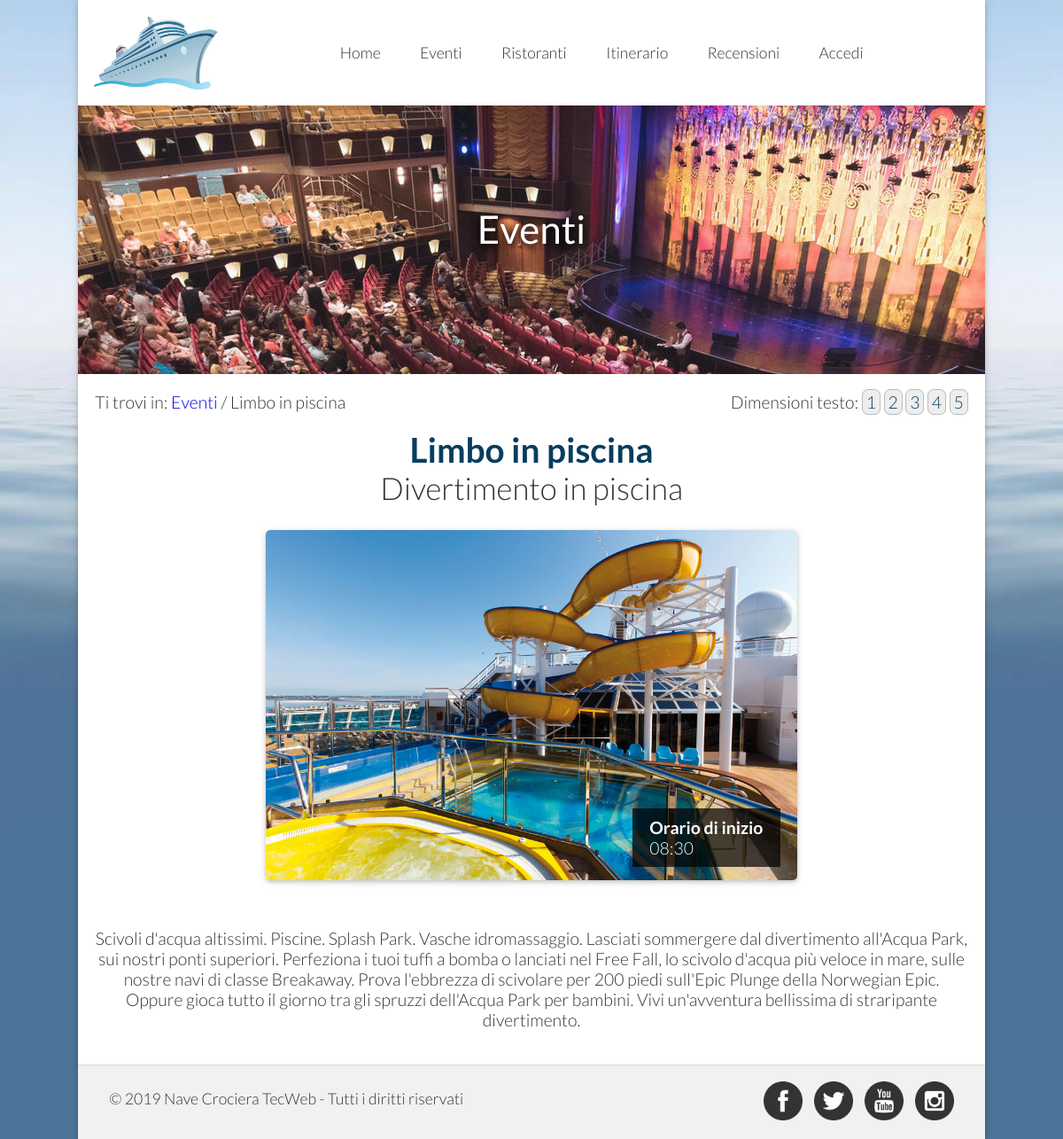
Page /focused_event.php?EventID=1 on the committed database.
### tables this page shows
CREATE TABLE Eventi (
	Id INT PRIMARY KEY NOT NULL AUTO_INCREMENT,
	Titolo VARCHAR(30) NOT NULL,
	img TEXT NOT NULL,
	desc_b TEXT NOT NULL,
	descrizione TEXT NOT NULL,
	orario TIME NOT NULL
);

### dbaccess.php (called while the page is built, shortened)
<?php
class DBAccess {
	public $connection;
	public function openDBConnection()
	{
		$this->connection = mysqli_connect(static::HOST_DB,static::USERNAME,static::PASSWORD,static::DATABASE_NAME);
		return ($this->connection);
	}
	public function getFEvent($Id){
		if($this->connection){
			$Id = mysqli_real_escape_string($this->connection,$Id);
			$query ="SELECT * FROM Eventi WHERE Id=$Id";
			$result = mysqli_query($this->connection,$query);
			return $result;
		}
		else
			return false;
	}
}
?>

### focused_event.php (the view, shortened to what this page needs)
<?php
require_once __DIR__ . DIRECTORY_SEPARATOR . "dbaccess.php";
$login = isset($_SESSION["email"]);
$exist=true;
if(isset($_GET['EventID']))
{
   $dbAccess = new DBAccess();
   $dbOpen = $dbAccess->openDBConnection();
   if($dbOpen)
   {
      $result = $dbAccess->getFEvent($_GET['EventID']);
      if($result && mysqli_num_rows($result)==1)
      {
          $Evento = mysqli_fetch_assoc($result);
          $Evento['orario'] = substr($Evento['orario'], 0,-3);
      }
      else {
        $Evento['Titolo'] = "Evento non trovato";
        $Evento['desc_b'] = "L'evento selezionato non è stato trovato, torna alla pagina
        <a href='eventi.php'>eventi</a> e riprova";
        $exist=false;
      }
   }
   else
   {
      $page_title="Errore di connsessione";
      $page_subtitle="Non è stato possibile ricavare le informazioni, torna alla pagina
      <a href='eventi.php'>eventi</a> e riprova";
   }
}
else
{
   	header("Location: eventi.php");
}
?>
<!DOCTYPE html PUBLIC "-//W3C//DTD XHTML 1.0 Strict//EN" "http://www.w3.org/TR/xhtml1/DTD/xhtml1-strict.dtd">
<html xmlns="http://www.w3.org/1999/xhtml" xml:lang="it" lang="it">
<head>
   <link type="text/css" rel="stylesheet" href="css/style.css" media="screen" />
   <link type="text/css" rel="stylesheet" href="css/max-768px.css" media="screen and (max-width:768px)" />
   <link type="text/css" rel="stylesheet" href="css/max-480px.css" media="handheld, screen and (max-width:480px), only screen and (max-device-width:480px)" />
   <link type="text/css" rel="stylesheet" href="css/stampa.css" media="print" />
</head>
<body>
   <div id="header">
      <img id="img_logo" src="img/ship.png" alt="Logo del sito" />
      <div id="nav">
         <div id="menu-content">
            <ul>
               <li><a href="home.php"><span xml:lang="en">Home</span></a></li>
               <li><a href="eventi.php">Eventi</a></li>
               <li><a href="ristoranti.php">Ristoranti</a></li>
               <li><a href="itinerario.php">Itinerario</a></li>
               <li><a href="recensioni.php">Recensioni</a></li>
               <?php
                 if($login) {
                   echo '<li><a href="account.php"><span xml:lang="en">Account</span></a></li>';
                 } else {
                   echo '<li><a href="login.php">Accedi</a></li>';
                 }
               ?>
            </ul>
         </div>
      </div>
   </div>
   <div id="small_header">
      <img id="img_header" src="img/eventi.jpg" alt="Immagine del banner"/>
      <h1 xml:lang="it">Eventi</h1>
   </div>
   <div id="main">
      <p id="breadcrumb">Ti trovi in: <a href="eventi.php">Eventi</a> / <?php echo $Evento['Titolo']?></p>
      <div id="resize" class="clearfix">Dimensioni testo:
         <div>
            <a href="javascript: setFontSize(1)">1</a>
            <a href="javascript: setFontSize(2)">2</a>
            <a href="javascript: setFontSize(3)">3</a>
            <a href="javascript: setFontSize(4)">4</a>
            <a href="javascript: setFontSize(5)">5</a>
         </div>
      </div>
      <h1 id="title"><?php echo $Evento['Titolo']?></h1>
      <h2 id="subtitle"><?php echo $Evento['desc_b']?></h2>
      <?php
        if($exist)
        {
            echo "<div class=\"container-event\">
                    <img id=\"img_event\" src=\"img/$Evento[img]\" alt=\"$Evento[desc_b]\"/>
                    <div class=\"text-block\">
                      <h3>Orario di inizio</h3>
                      <p>$Evento[orario]</p>
                    </div>
                  </div>
                <p id=\"corpo_main\">$Evento[descrizione]
                </p>";
        }
      ?>
      </div>
      <div id="footer">
         <p>© 2019 Nave Crociera <span xml:lang="en">TecWeb</span> - Tutti i diritti riservati</p>
         <div>
            <a href="https://www.facebook.com/CostaCrociere"><img class="social" src="img/fb.png" xml:lang = "en" alt="Facebook"/></a>
            <a href="https://twitter.com/costacrociere"><img class="social" src="img/tw.png" xml:lang = "en" alt="Twitter"/></a>
            <a href="https://www.youtube.com/costacrociere"><img class="social" src="img/yt.png" xml:lang = "en" alt="YouTube"/></a>
            <a href="https://www.instagram.com/costacruisesofficial/"><img class="social" src="img/ig.png" xml:lang = "en" alt="Instagram"/></a>
         </div>
      </div>
   </body>
   </html>

### css/style.css (style rules this page uses)
* { margin: 0; padding: 0; font-size: 1.0em; }
body { font-family: 'Lato', sans-serif; font-weight: 300; font-size: 110%; color: #333333; max-width: 1024px; margin: auto; background: #4c7398 url(../img/bg.jpg) no-repeat center top; background-size: 100% auto; box-shadow: 0 2px 4px 0 rgba(0,0,0,0.16), 0 2px 10px 0 rgba(0,0,0,0.12); }
#header, #main, #footer { display: block; background-color: white; }
a { text-decoration: none; }
#header { position: fixed; width: 100%; padding: 1em 0; max-width: 1024px; transition: 0.4s; z-index: 3; }
#img_logo { float: left; padding-left: 1em; width: 8em; transition: 0.4s; }
#nav { text-align: center; padding-top: 1em; }
#nav ul li { display: inline-block; padding: 0.8em 2% 0.8em 2%; }
#nav a { color: inherit; text-decoration: none; }
#main { padding: 1em; overflow: hidden; }
.clearfix::after { content: ""; clear: both; display: table; }
#small_header { position: relative; height: 18em; width: 100%; padding-top: 6em; z-index: 2; overflow: hidden; }
#small_header h1 { font-size: 2.5em; font-weight: 400; color: white; text-shadow: 0px 0px 10px rgba(0,0,0,0.7), 2px 4px 10px #000; position: absolute; top: 55%; left: 50%; transform: translate(-50%); text-align: center; }
#img_header { border: 1px solid black; position: absolute; opacity: 0.9; top: 62%; left: 50%; transform: translate(-50%, -50%); max-height: 100%; }
#title, #subtitle { text-align: center; font-size: 2em; }
#title { color: #073D5E; }
#subtitle { font-size: 1.8em; font-weight: 300; padding-bottom: 0.5em; }
#corpo_main { text-align: center; padding: 1em 0 1em 0; }
#breadcrumb { float: left; padding-bottom: 1em; }
#resize { visibility: hidden; text-align: right; }
#resize div { display: inline; }
#resize a { font-weight: 300; color: #053D5D; background-color: #eee; padding: 0.1em 0.2em 0.1em 0.2em; border: 1px solid #bbb; border-radius: 7px; }
#footer { border-top: 1px solid #d8d8d8; background-color: #f1f1f1; padding: 1em 2em; text-align: center; }
#footer p { padding-top: 0.5em; float: left; }
#footer div { text-align: right; }
#footer .social { cursor: pointer; padding-left: 1%; width: 2.5em; }
.container-event { position: relative; width: 31em; max-width: 100%; display: block; margin: 0.5em auto 1.6em auto; }
.text-block { position: absolute; bottom: 1em; right: 1em; background-color: rgba(0, 0, 0, 0.70); color: white; padding: 0.5em 1em; }
#img_event { width: 100%; box-shadow: 0 2px 4px 0 rgba(0,0,0,0.16), 0 2px 10px 0 rgba(0,0,0,0.12); border-radius: 5px; }

### css/max-768px.css (style rules this page uses)
#img_logo { display: none; }
#footer { padding: 1em; }
#footer p { font-size: 0.9em; float: none; padding-bottom: 1em; }
#footer div { text-align: center; }

### css/max-480px.css (style rules this page uses)
body { margin:0; padding:0; }
#img_logo { display: none; }
#header { padding: 0; }
#breadcrumb { float: none; }
#resize { display: none; }
#nav { padding-top: 0em; background: #f6f5f6; color: #2F6284; font-size: 1.2em; text-align: left; }
#menu-content ul { list-style-type: none; padding: 0; }
#menu-content { max-height: 2.75em; overflow: hidden; }
#menu-content li { padding-left: 1em; font-weight: 400; }
#menu-content li:not(:first-child) { display: none; font-weight: 300; display: block; text-align: left; border: none; color: #F6F5F6; background-color: #434343; }
#small_header { height: 150px; padding-top: 1em; }
#small_header h1 { display: none; }
#footer { padding: 1em; }
#footer p { font-size: 0.9em; float: none; padding-bottom: 1em; }
#footer div { text-align: center; }

### css/stampa.css (style rules this page uses)
* { padding: 0; margin: 0; }
html, body { font-family: Georgia, 'Times New Roman', serif; text-align: center; }
#header, #footer, #small_header, #breadcrumb,#resize, #ship-facts .icon, #myModal, #backtoTop, #filter_bar, .event_cards button, #warning, .left, #login, #logout, #edit-form .tasti_form { display: none; }
#title, #subtitle { margin: 0.5em; }
#corpo_main { margin-bottom: 1em; }

### rows in the picture
eventi: Titolo "Limbo in piscina", desc_b "Divertimento in piscina", img (picture), descrizione "Scivoli d'acqua altissimi. Piscine. Splash Park. Vasche idromassaggio. Lasciati sommergere dal divertimento all'Acqua Park, sui nostri ponti superiori. Perfeziona i tuoi tuffi a bomba o lanciati nel Free Fall, lo scivolo d'acqua più veloce in mare, sulle nostre navi di classe Breakaway. Prova l'ebbrezza di scivolare per 200 piedi sull'Epic Plunge della Norwegian Epic. Oppure gioca tutto il giorno tra gli spruzzi dell'Acqua Park per bambini. Vivi un'avventura bellissima di straripante divertimento."

### other values in the picture
$Evento[orario] "08:30"
